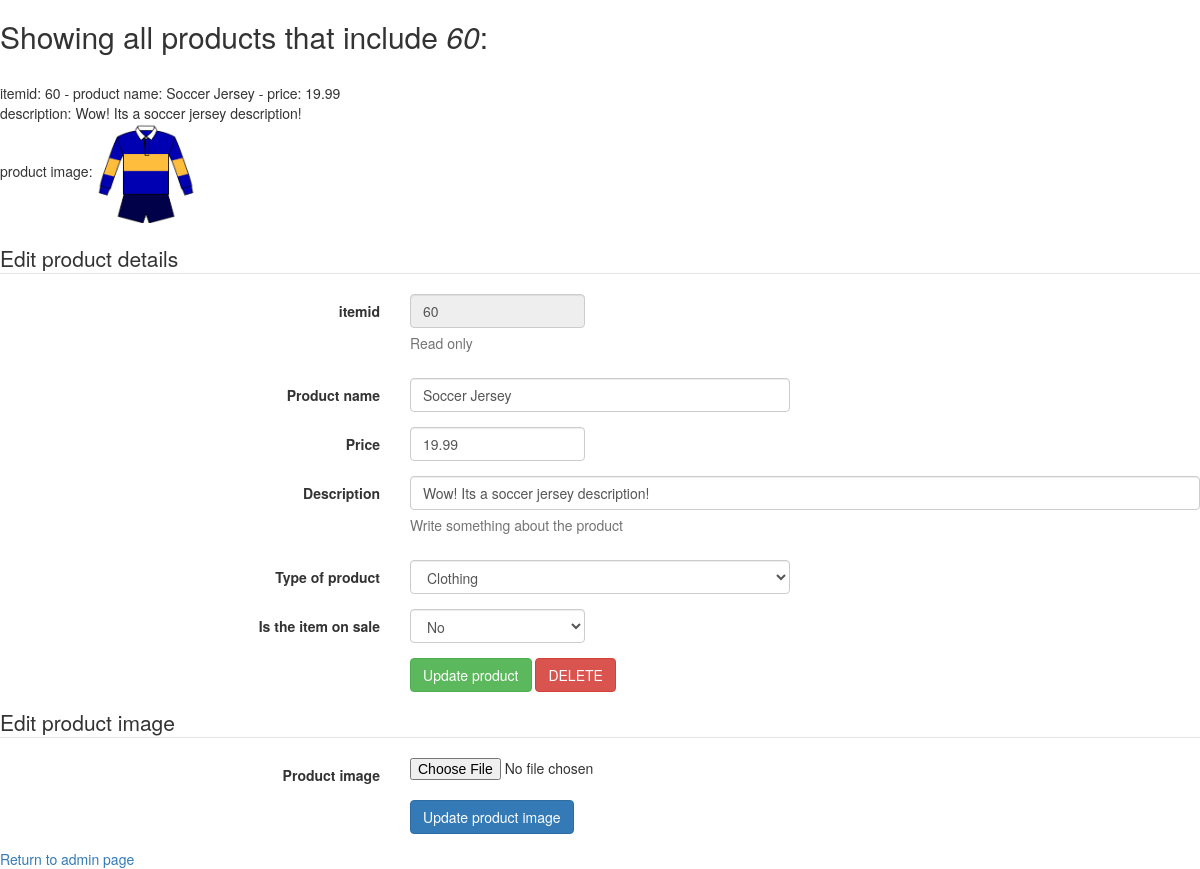
Screenshot of /phpmethods/edit-item-record.php?itemidbox=60 with the database file from the repository.
### tables this page shows
CREATE TABLE IF NOT EXISTS `product` (
  `itemid` int(11) NOT NULL AUTO_INCREMENT,
  `itemname` varchar(100) NOT NULL,
  `price` decimal(5,2) NOT NULL,
  `description` varchar(500) DEFAULT NULL,
  `itemtype` varchar(20) DEFAULT NULL,
  `onsale` int(1) NOT NULL COMMENT '1 means item is onsale',
  `img` varchar(100) NOT NULL,
  PRIMARY KEY (`itemid`)
);

### phpmethods/function-findproductbyitemid.php (called while the page is built, shortened)
<?php
function findProductByItemid($receiveditemid) {
  include "db-connect.php";
  $sql = "SELECT * FROM product WHERE itemid = '$receiveditemid'";
  $result = $mysqli->query($sql);
  return $result;
}
?>

### phpmethods/edit-item-record.php (the view, shortened to what this page needs)
<?php
include "..\headerfile.php";
include "function-findproductbyitemid.php";
$receiveditemid = $_GET['itemidbox'];
$result = findProductByItemid($receiveditemid);
echo "<h2>Showing all products that include <em>$receiveditemid</em>:</h2><br>";
if ($result->num_rows > 0) {
  while($row = $result->fetch_assoc()) {
    echo "itemid: " . $row["itemid"]. " - product name: " . $row["itemname"]. " - price: ". $row["price"]
    . "<br>description: ". $row["description"]
    ."<br>product image: <img src=\"" . $row["img"] . "\" alt=\"product image\" width=\"100\" height=\"100\"><br><br>";
    $fetcheditemid = $row["itemid"];
    $fetcheditemname = $row["itemname"];
    $fetchedprice = $row["price"];
    $fetcheddescription = $row["description"];
  }
}
else {
  echo "0 results<br>";
}
echo '
<form class="form-horizontal" action="edit-item-record-submission.php" enctype="multipart/form-data" method="post">
<fieldset>
<legend>Edit product details</legend>
<div class="form-group">
  <label class="col-md-4 control-label" for="itemidbox">itemid</label>
  <div class="col-md-2">
  <input id="itemidbox" name="itemidbox" type="text" placeholder="',$fetcheditemid,'" value="',$fetcheditemid,'" class="form-control input-md" readonly>
  <span class="help-block">Read only</span>
  </div>
</div>
<div class="form-group">
  <label class="col-md-4 control-label" for="itemnamebox">Product name</label>
  <div class="col-md-4">
  <input id="itemnamebox" name="itemnamebox" type="text" placeholder="',$fetcheditemname,'" value="',$fetcheditemname,'" class="form-control input-md" required="">
  </div>
</div>
<div class="form-group">
  <label class="col-md-4 control-label" for="pricebox">Price</label>
  <div class="col-md-2">
  <input id="pricebox" name="pricebox" type="text" placeholder="',$fetchedprice,'" value="',$fetchedprice,'" class="form-control input-md" required="">
  </div>
</div>
<div class="form-group">
  <label class="col-md-4 control-label" for="descriptionbox">Description</label>
  <div class="col-md-8">
  <input id="descriptionbox" name="descriptionbox" type="text" placeholder="',$fetcheddescription,'" value="',$fetcheddescription,'" class="form-control input-md" required="">
  <span class="help-block">Write something about the product</span>
  </div>
</div>
    <div class="form-group">
      <label class="col-md-4 control-label" for="selectbasic">Type of product</label>
      <div class="col-md-4">
        <select id="itemtypebox" name="itemtypebox" class="form-control">
          <option value="clothing">Clothing</option>
        </select>
      </div>
    </div>
    <div class="form-group">
      <label class="col-md-4 control-label" for="selectsale">Is the item on sale</label>
      <div class="col-md-2">
        <select id="onsalebox" name="onsalebox" class="form-control">
          <option value="0">No</option>
        </select>
      </div>
    </div>
<div class="form-group">
  <label class="col-md-4 control-label" for="buttonid"></label>
  <div class="col-md-8">
    <button id="buttonid" name="buttonid" value="Update" class="btn btn-success">Update product</button>
    <button id="buttonid" name="buttonid" value="Delete" class="btn btn-danger">DELETE</button>
  </div>
</div>
</fieldset>
</form>
';
echo '
<form class="form-horizontal" action="edit-item-record-image-submission.php" enctype="multipart/form-data" method="post">
<fieldset>
<legend>Edit product image</legend>
<input type="hidden" id="itemidbox" name="itemidbox" value="',$receiveditemid,'">
<div class="form-group">
  <label class="col-md-4 control-label" for="imgbox">Product image</label>
  <div class="col-md-4">
    <input id="fileToUpload" name="fileToUpload" class="input-file" type="file">
  </div>
</div>
<div class="form-group">
  <label class="col-md-4 control-label" for="singlebutton"></label>
  <div class="col-md-4">
    <button id="singlebutton" name="singlebutton" value="Image" class="btn btn-primary">Update product image</button>
  </div>
</div>
</fieldset>
</form>
';
?>
<a href="..\index.php">Return to admin page</a>
<?php
  include '..\footerfile.php';
?>

### headerfile.php (shortened to what this page needs)
<?php
echo '
<!DOCTYPE html>
<html lang="en">
<!--
By: Chris ChrisRafinski
For: Dr. Kobti
COMP3340
University of Windsor
Web server index page, for usb web server
-->
<head>
    <title>COMP3340 Project test web server - ChrisRafinski</title>
    <meta charset="UTF-8">
    <meta name="author" content="Christopher Rafinski">
    <meta name="description" content="Test web server for final project of COMP3340, group 10">
    <meta name="keywords" content="COMP3340 UWindsor test usb web server">
    <meta name="viewport" content="width=device-width, initial-scale=1">
    <link rel="stylesheet" type="text/css" href="styles.css" />
    <link rel="stylesheet" href="https://maxcdn.bootstrapcdn.com/bootstrap/3.4.1/css/bootstrap.min.css">
    <script src="https://ajax.googleapis.com/ajax/libs/jquery/3.6.0/jquery.min.js"></script>
    <script src="https://maxcdn.bootstrapcdn.com/bootstrap/3.4.1/js/bootstrap.min.js"></script>
</head>
<body>
';
?>

### footerfile.php
<?php
echo '
</body>
</html>
';
?>

### css/styles.css (style rules this page uses)
:root { --maincolor: #57bf40; --secondcolor: #bf4057; --thirdcolor: #bf7540; --fourthcolor: #406ebf; }
body { background: var(--fourthcolor); font-family: Arial, Helvetica, sans-serif; }

### rows the page displays
product: itemid "60", itemname "Soccer Jersey", price "19.99", description "Wow! Its a soccer jersey description!", itemidbox "60", itemnamebox "Soccer Jersey", pricebox "19.99", descriptionbox "Wow! Its a soccer jersey description!"

### other values shown
$receiveditemid "60"
